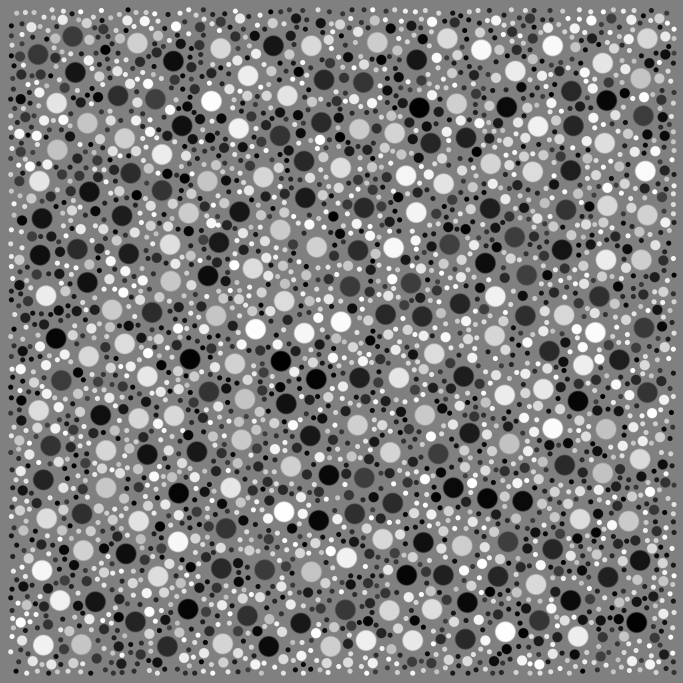
%> input picture MATLAB/PassedImageL.tiff, 2048 x 2048 px, given in place of Rocket_Sil_Pad.tif, which was not available (shown at 1/3 size)
$ octave --eval "result = MakeStereoStimulus;"   (GNU Octave 9; MATLAB toolbox functions it lacks are replaced by stand-ins)
%> lines starting %> are read from the running program, lines starting %| are printed output that depends on the picture; pictures that were not available may be replaced by others from this repository, and a replacement may not be noted
### MATLAB/PadIm.m
function newim=PadIm(varargin)
% Function PadIm(SourceImage,[NewX NewY],{background colour})
% Pads image using either an input background colour, or it's own
% estimate of background. Returns padded image.
im=varargin{1};
newsize=varargin{2};
if (length(varargin)<3)
	min1=min(min(im));
	max1=max(max(im));
	mean1=mean(mean(im));
	if (abs(mean1-max1)>abs(mean1-min1))
		Background=min1;
	else
		Background=max1;
	end
else
	Background=varargin{3};
end

[a,b,c]=size(im);
na=newsize(1);
nb=newsize(2);

start_x=1+round((na-a)/2);
start_y=1+round((nb-b)/2);
newim=zeros(na,nb,c);
for i=1:c
    newim(:,:,i)=Background(i);
	newim(start_x:start_x+a-1,start_y:start_y+b-1,i)=im(:,:,i);
end

### MATLAB/MakeStereoStimulus.m
% MakeStereoStimulus
% ishow(MakeStereoStimulus(4096,-12,2,1,0))
function [colIm]=MakeStereoStimulus(imSize,OffX,symbolType,whichSymbol,carrierType,usePregen)
if ~exist('imSize','var') || isempty(imSize)
    imSize=4096;
end
if ~exist('symbolType','var') || isempty(symbolType) || symbolType>2
    symbolType=1; %TAO
end
if ~exist('carrierType','var') || isempty(carrierType) || ~ismember(carrierType,[1 2])
    carrierType=1; %blobs
end
if ~exist('usePregen','var') || isempty(usePregen)
    usePregen=1; % use a pregen carrier
end
% if ~exist('stereoType')
%     stereoType=1; % use RG, type 2 is separate images
% end

if ~exist('OffX','var') || isempty(OffX)
    OffX = -12;
end

switch symbolType
    case 1, Names={'Butterfly_Sil_Pad.tif' 'Car_Sil_Pad.tif' 'Duck_Sil_Pad.tif' 'Flower_Sil_Pad.tif' 'Heart_Sil_Pad.tif' 'House_Sil_Pad.tif' 'Moon_Sil_Pad.tif' 'Rabbit_Sil_Pad.tif' 'Rocket_Sil_Pad.tif' 'Tree_Sil_Pad.tif'};
    case 2, Names={'Hand_RD_Pad.tif' 'House_RD_Pad.tif' 'Car_RD_Pad.tif' 'Square_RD_Pad.tif' 'Truck_RD_Pad.tif' 'Circle_RD_Pad.tif' 'Elephant_RD_Pad.tif' 'Heart_RD_Pad.tif' 'Duck_RD_Pad.tif' 'Star_RD_Pad.tif' 'Tree_RD_Pad.tif' };
end
if ~exist('whichSymbol','var') || isempty(whichSymbol)
    whichSymbol = randi(length(Names));
end


baseName=Names{whichSymbol};
im=1-imresize(double(imread(baseName))./255,[1900 1900],'nearest');
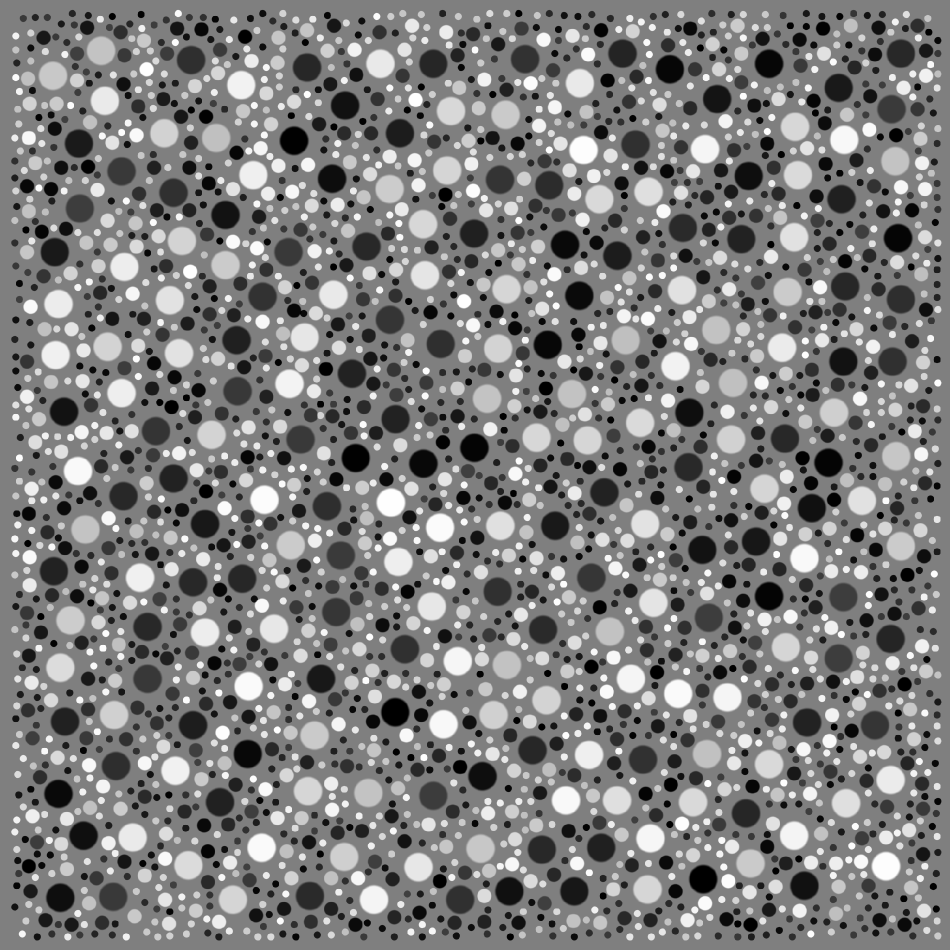
%> im: size 1900x1900 double (shown at 1/2 size); min 0, max 0.996, mean 0.496
im0a=double(imresize(PadIm(im,[2000 2000],0),[imSize imSize],'nearest')>0.5);
%> in PadIm, `newsize=varargin{2};`: newsize = [2000 2000]
%> in PadIm, `Background=varargin{3};`: Background = 0
%> in PadIm, `na=newsize(1);`: na = 2000
%> in PadIm, `start_x=1+round((na-a)/2);`: start_x = 51
%> in PadIm, `newim=zeros(na,nb,c);`: newim: size 2000x2000 double; every value is 0
%> after the loop in PadIm, `for i=1:c`:
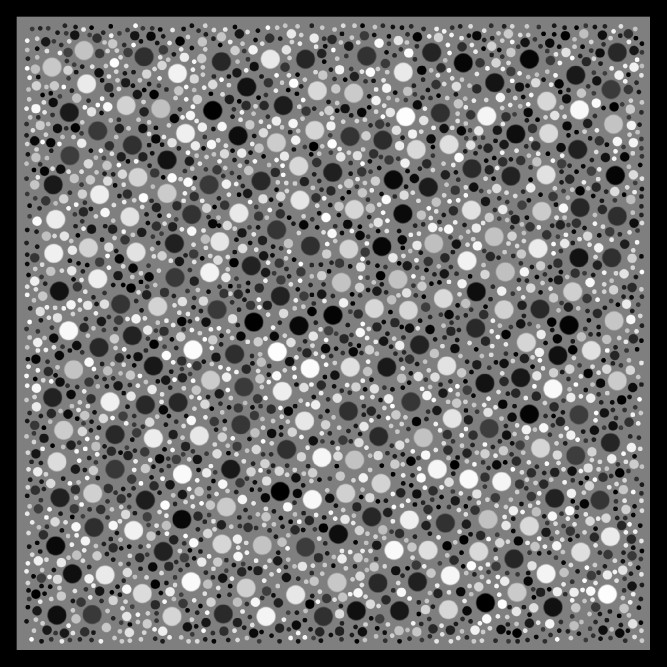
%> newim: size 2000x2000 double (shown at 1/3 size); min 0, max 0.996, mean 0.448
%sum(All(im0a))./imSize^2
SizeList=[ 32 16 8].*4;%
colIm=128+zeros(imSize,imSize,3);
if carrierType==1 % blobs
    OffX=-OffX;
    if usePregen
        if imSize==4096;
%> (the run ends here)

$ run again, on MATLAB/StereoTest.png
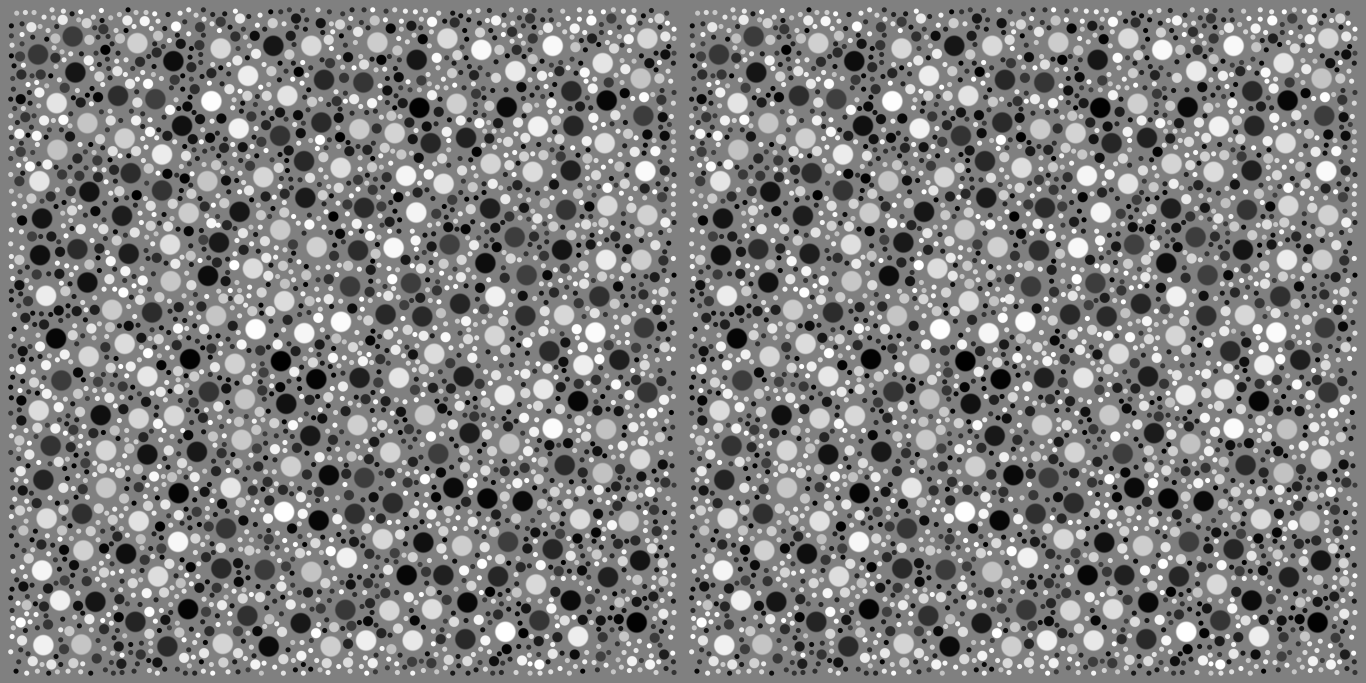
%> input picture MATLAB/StereoTest.png, 4096 x 2048 px, given in place of Rocket_Sil_Pad.tif, which was not available (shown at 1/3 size)
%> in MakeStereoStimulus, `im=1-imresize(double(imread(baseName))./255,[1900 1900],'nearest');`:
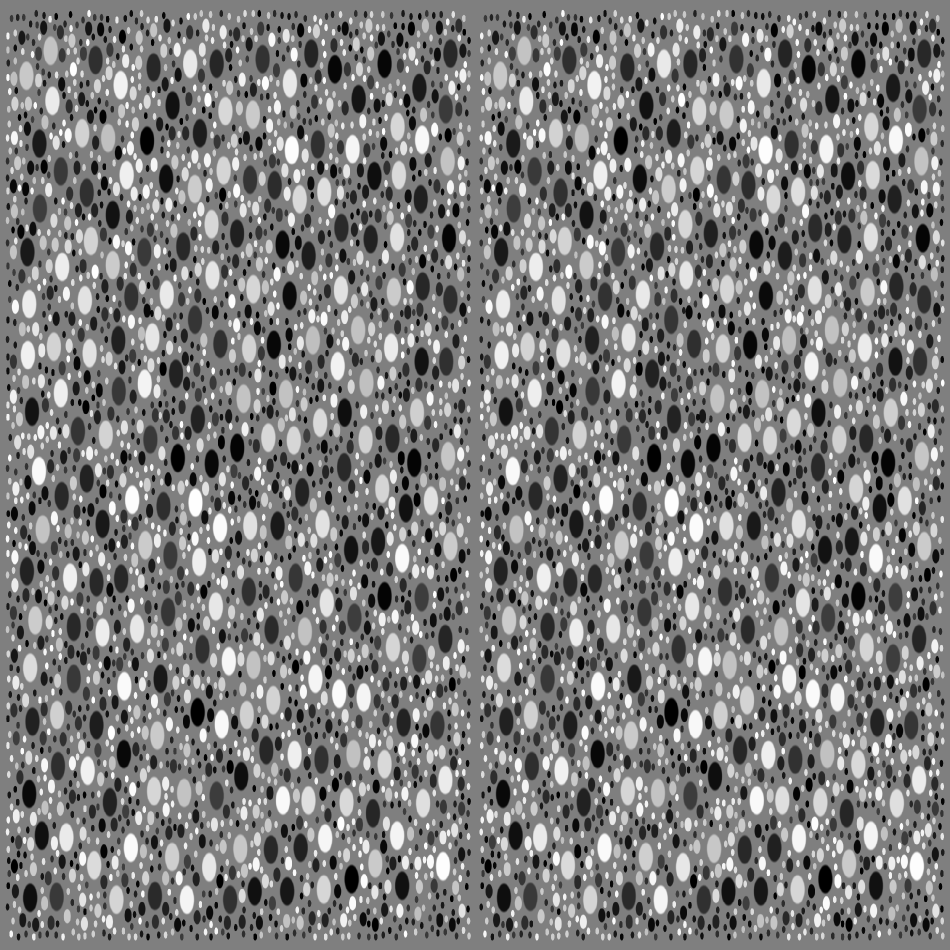
%> im: size 1900x1900 double (shown at 1/2 size); min 0, max 0.996, mean 0.496
%> newsize = [2000 2000]
%> Background = 0
%> na = 2000
%> start_x = 51
%> after the loop in PadIm, `for i=1:c`:
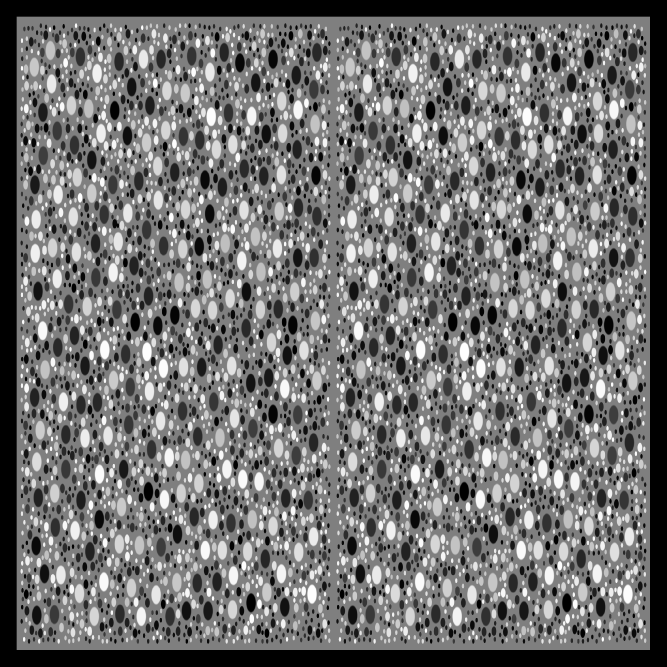
%> newim: size 2000x2000 double (shown at 1/3 size); min 0, max 0.996, mean 0.448
